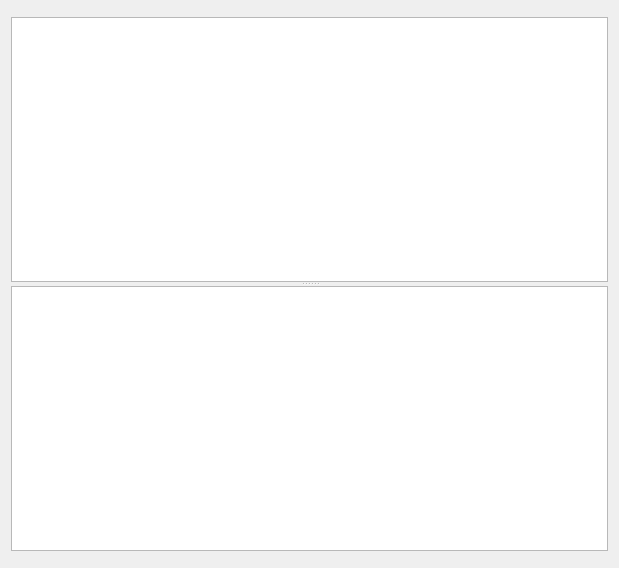
<?xml version="1.0" encoding="UTF-8"?>
<ui version="4.0">
 <class>CVarWidget</class>
 <widget class="QWidget" name="CVarWidget">
  <property name="geometry">
   <rect>
    <x>0</x>
    <y>0</y>
    <width>619</width>
    <height>568</height>
   </rect>
  </property>
  <property name="windowTitle">
   <string/>
  </property>
  <layout class="QHBoxLayout" name="horizontalLayout">
   <item>
    <widget class="QSplitter" name="splitter">
     <property name="orientation">
      <enum>Qt::Vertical</enum>
     </property>
     <widget class="QWidget" name="">
      <layout class="QVBoxLayout" name="verticalLayout">
       <item>
        <widget class="plQtSearchWidget" name="SearchWidget" native="true"/>
       </item>
       <item>
        <widget class="QTreeView" name="CVarsView">
         <property name="editTriggers">
          <set>QAbstractItemView::CurrentChanged|QAbstractItemView::DoubleClicked|QAbstractItemView::EditKeyPressed</set>
         </property>
         <property name="selectionBehavior">
          <enum>QAbstractItemView::SelectItems</enum>
         </property>
         <property name="uniformRowHeights">
          <bool>true</bool>
         </property>
        </widget>
       </item>
      </layout>
     </widget>
     <widget class="QWidget" name="">
      <layout class="QVBoxLayout" name="verticalLayout_2">
       <item>
        <widget class="QTextEdit" name="ConsoleOutput">
         <property name="undoRedoEnabled">
          <bool>false</bool>
         </property>
         <property name="lineWrapMode">
          <enum>QTextEdit::NoWrap</enum>
         </property>
         <property name="readOnly">
          <bool>true</bool>
         </property>
        </widget>
       </item>
       <item>
        <widget class="plQtSearchWidget" name="ConsoleInput" native="true"/>
       </item>
      </layout>
     </widget>
    </widget>
   </item>
  </layout>
 </widget>
 <customwidgets>
  <customwidget>
   <class>plQtSearchWidget</class>
   <extends>QWidget</extends>
   <header location="global">GuiFoundation/Widgets/SearchWidget.moc.h</header>
   <container>1</container>
  </customwidget>
 </customwidgets>
 <resources>
  <include location="../QtResources/resources.qrc"/>
 </resources>
 <connections/>
</ui>
